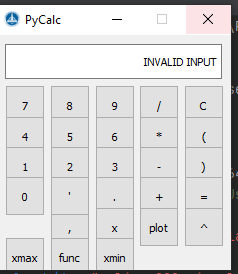

Here is the Python script that generated this plot:
from PySide2.QtWidgets import QApplication, QGridLayout, QLineEdit, QMainWindow, QWidget, QPushButton, QVBoxLayout
from PySide2.QtCore import Qt
from functools import partial
from PySide2.QtGui import QIcon, QPixmap, QFont
from PySide2 import QtWidgets, QtGui

from pyqtgraph import PlotWidget, plot
import pyqtgraph as pg
import sys  # We need sys so that we can pass argv to QApplication
import os
from numpy import sin, sinc, cos, exp
import numpy as np

ERROR_MSG = 'INVALID INPUT'























class graphplot(QtWidgets.QMainWindow):

    def __init__(self, xmin, xmax, t):
        #super(graphplot, self).__init__(xmin, xmax, t )
        super(graphplot,self).__init__()
        self.graphWidget = pg.PlotWidget()
        self.setCentralWidget(self.graphWidget)
        # xmin = int(input("Enter the min X:"))
        # xmax = int(input("Enter the max X:"))
        A = range(xmin, xmax + 1)
        # t=input("Enter the function of x :")
        #t = ":"
        y = []
        x = xmin
        while (x <= (xmax)):
            y.append(eval(t))

            x += 1

        # print(type(x))
        # print(type(y))

        # plot data: x, y values
        self.graphWidget.plot(A, y)
        self.show()
        #self.plot(A, y)
        # print(y)


# Create a subclass of QMainWindow to setup the calculator's GUI
class PyCalcUi(QMainWindow):
    """PyCalc's View (GUI)."""

    def __init__(self):
        """View initializer."""
        super().__init__()
        # Set some main window's properties
        self.setWindowTitle('PyCalc')
        self.setFixedSize(235, 235)
        self.generalLayout = QVBoxLayout()

        # Set the central widget
        self._centralWidget = QWidget(self)
        self.setCentralWidget(self._centralWidget)
        self._centralWidget.setLayout(self.generalLayout)
        # Create the display and the buttons
        self._createDisplay()
        self._createButtons()
        self.setIcon()
        # self.evaluateexpression()
        #self.pretend_something_happened()

        # Snip

    #def pretend_something_happened(self):
        # User Did something
        #self.line_edit.setText("User Entered Something")

    def setIcon(self):
        appIcon = QIcon("index.png")
        self.setWindowIcon(appIcon)

    def _createDisplay(self):
        """Create the display."""
        # Create the display widget
        self.display = QLineEdit()
        # Set some display's properties
        self.display.setFixedHeight(35)
        self.display.setAlignment(Qt.AlignRight)
        self.display.setReadOnly(True)
        # Add the display to the general layout
        self.generalLayout.addWidget(self.display)



    def _createButtons(self):
        """Create the buttons."""
        self.buttons = {}
        buttonsLayout = QGridLayout()
        # Button text | position on the QGridLayout

        buttons = {'7': (0, 0),
                   '8': (0, 1),
                   '9': (0, 2),
                   '/': (0, 3),
                   'C': (0, 4),
                   '4': (1, 0),
                   '5': (1, 1),
                   '6': (1, 2),
                   '*': (1, 3),
                   '(': (1, 4),
                   '1': (2, 0),
                   '2': (2, 1),
                   '3': (2, 2),
                   '-': (2, 3),
                   ')': (2, 4),
                   '0': (3, 0),
                   # '00': (3, 1),
                   '.': (3, 2),
                   '+': (3, 3),
                   '=': (3, 4),
                   '^': (4, 4),
                   'plot': (4, 3),
                   'x': (4, 2),
                   ',': (4, 1),
                   "'": (3, 1),
                   "xmin": (5, 2),
                   "xmax": (5, 0),
                   "func":(5,1)

                   }

        # Create the buttons and add them to the grid layout
        for btnText, pos in buttons.items():
            self.buttons[btnText] = QPushButton(btnText)
            self.buttons[btnText].setFixedSize(40, 40)
            buttonsLayout.addWidget(self.buttons[btnText], pos[0], pos[1])
        # Add buttonsLayout to the general layout
        self.generalLayout.addLayout(buttonsLayout)

        # Snip

    def setDisplayText(self, text):
        """Set display's text."""
        self.display.setText(text)
        self.display.setFocus()

    def displayText(self):
        """Get display's text."""
        return self.display.text()

    def clearDisplay(self):
        """Clear the display."""
        self.setDisplayText('')

    # Create a Controller class to connect the GUI and the model
class PyCalcCtrl:
        """PyCalc Controller class."""

        def __init__(self, model, view):
            """Controller initializer."""
            self._evaluate = model
            self._view = view

            # Connect signals and slots
            self._connectSignals()
            # self.plot()

        def _calculateResult(self):
            """Evaluate expressions."""
            result = self._evaluate(expression=self._view.displayText())
            self._view.setDisplayText(result)

        def _buildExpression(self, sub_exp):
            """Build expression."""
            if self._view.displayText() == ERROR_MSG:
                self._view.clearDisplay()

            expression = self._view.displayText() + sub_exp
            self._view.setDisplayText(expression)





        def _connectSignals(self):
            """Connect signals and slots."""
            for btnText, btn in self._view.buttons.items():
                if btnText not in {'=', 'C', 'plot', 'xmin', 'xmax', 'func'}:
                    btn.clicked.connect(partial(self._buildExpression, btnText))

            self._view.buttons['='].clicked.connect(self._calculateResult)
            self._view.display.returnPressed.connect(self._calculateResult)
            self._view.buttons['C'].clicked.connect(self._view.clearDisplay)
            # self._view.buttons['plot'].clicked.connect(self.plot)
            # self._view.buttons['plot'].clicked.connect(lambda:self.ali())
            #i = graphplot(5, 10, 'x**2')
            self._view.buttons['plot'].clicked.connect(lambda: ploto(-10, 10, 'x**2'))
            #self._view.buttons['xmin'].clicked.connect(self.line_value)
            #self._view.buttons['xmin'].clicked.connect(self.line_value)
            #self._view.buttons['xmin'].clicked.connect(self.line_value)

def ploto(xmin, xmax, t):
    i = graphplot(xmin, xmax, t)
    i.plot()




# Create a Model to handle the calculator's operation
def evaluateExpression(expression):
    """Evaluate an expression."""

    try:
        result = str(eval(expression, {}, {}))
    except Exception:
        result = ERROR_MSG

    return result


# Client code
def main():
    """Main function."""
    # Create an instance of QApplication
    pycalc = QApplication(sys.argv)
    # Show the calculator's GUI
    view = PyCalcUi()
    view.show()

    # Create instances of the model and the controller
    model = evaluateExpression
    PyCalcCtrl(model=model, view=view)
    # Execute calculator's main loop
    # Execute the calculator's main loop
    sys.exit(pycalc.exec_())


if __name__ == '__main__':
    main()
